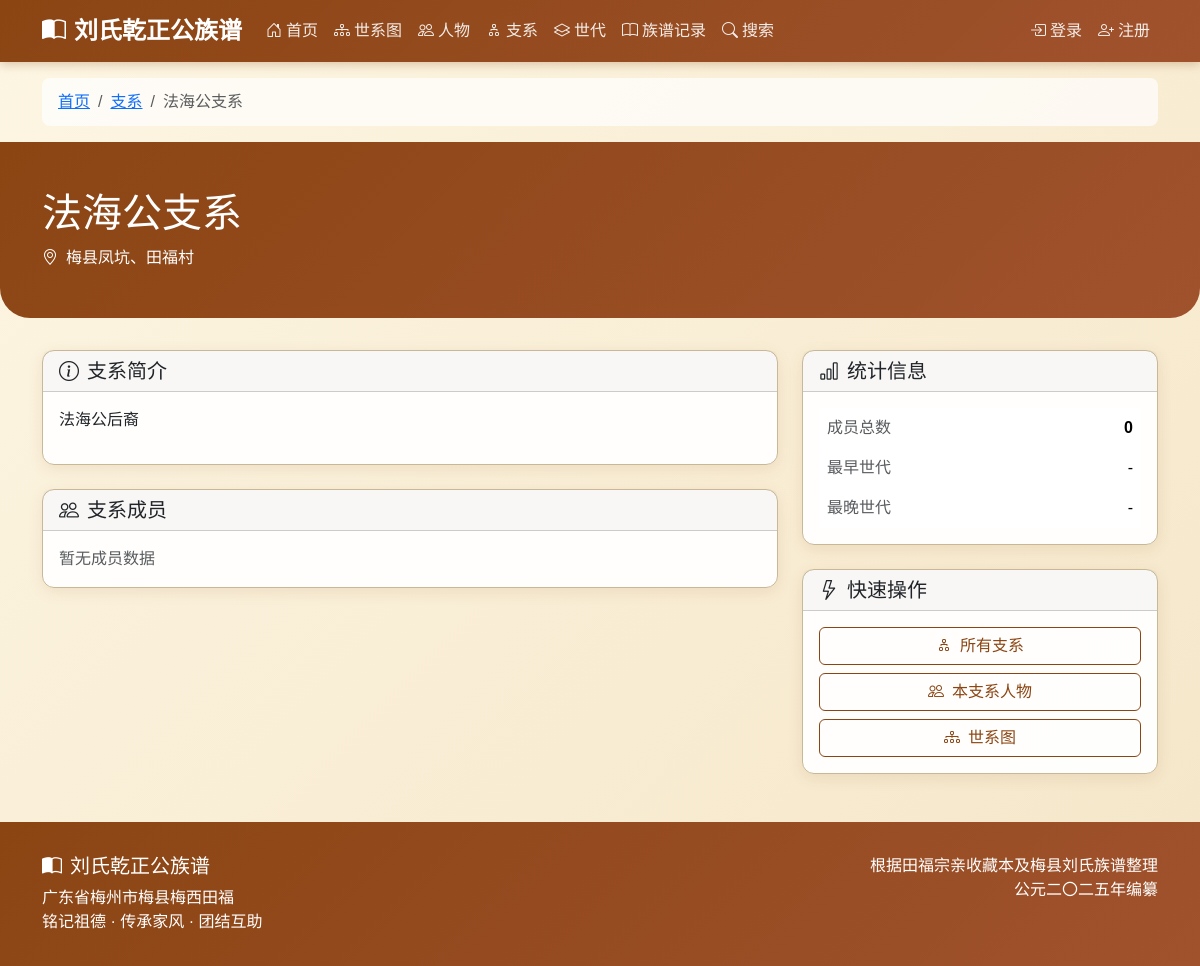
The app's page /branch/25/, older data.
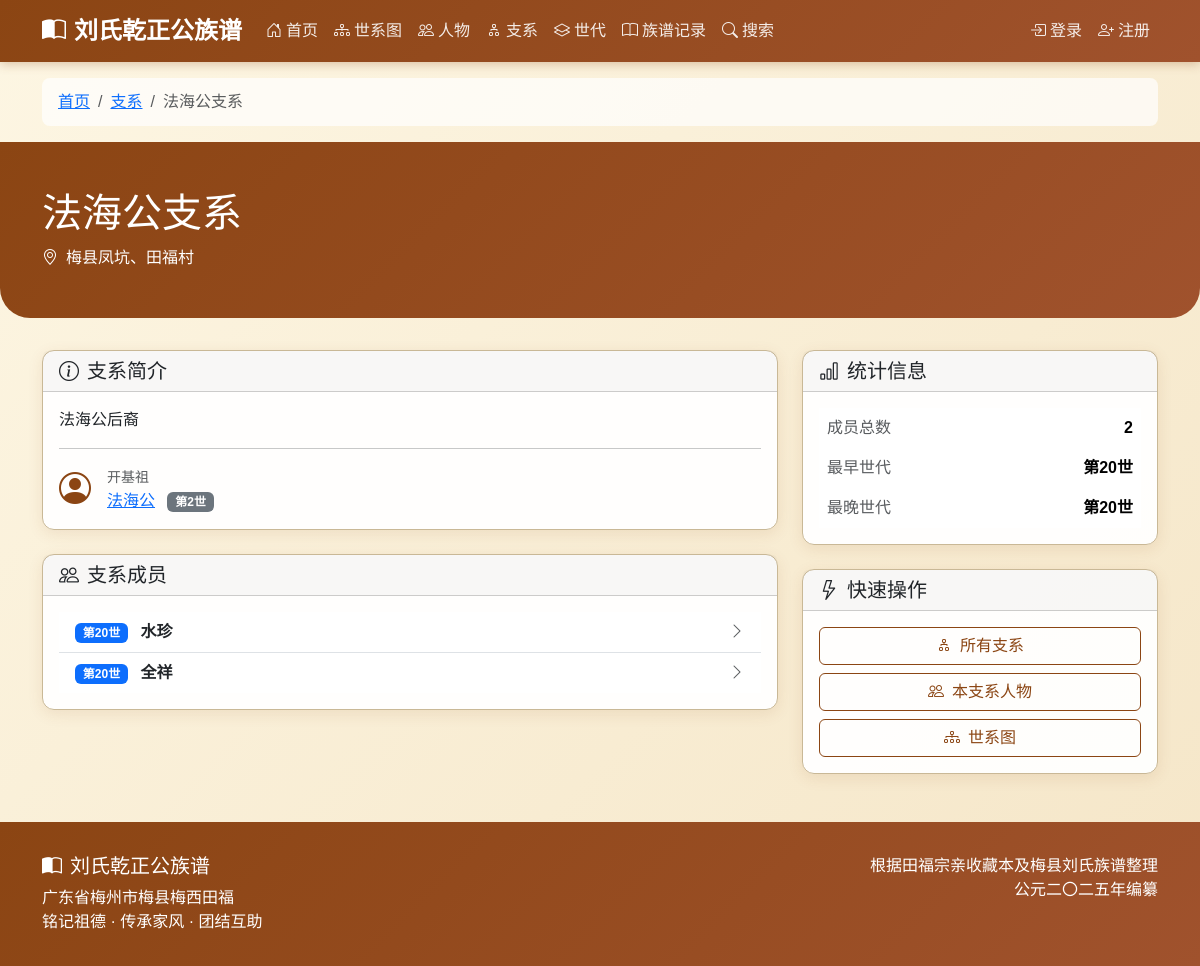
The same page, newer data.
### genealogy/models.py (models this page shows, shortened)
class Branch(models.Model):
    name = models.CharField(max_length=100, verbose_name='支系名称')
    founder = models.ForeignKey(
        'Person',
        on_delete=models.SET_NULL,
        null=True,
        blank=True,
        related_name='founded_branch',
        verbose_name='开基祖'
    )
    description = models.TextField(blank=True, verbose_name='描述')
    location = models.CharField(max_length=200, blank=True, verbose_name='分布地区')
    class Meta:
        verbose_name = '支系'
        verbose_name_plural = '支系'

class Person(models.Model):
    GENDER_CHOICES = [
        ('M', '男'),
        ('F', '女'),
    ]
    name = models.CharField(max_length=100, verbose_name='姓名')
    courtesy_name = models.CharField(max_length=100, blank=True, verbose_name='字')
    art_name = models.CharField(max_length=100, blank=True, verbose_name='号')
    alias = models.CharField(max_length=100, blank=True, verbose_name='别名')
    generation_char = models.CharField(max_length=10, blank=True, verbose_name='辈份字')
    gender = models.CharField(max_length=1, choices=GENDER_CHOICES, default='M', verbose_name='性别', help_text='性别变动后需要先保存，然后重新加载页面以更新配偶关系选项')
    is_outsider = models.BooleanField(default=False, verbose_name='是否为外族配偶', help_text='外族配偶状态变动后，世代选项会自动更新；若需更新配偶关系选项，请保存并重新加载页面')
    generation = models.ForeignKey(
        Generation,
        on_delete=models.CASCADE,
        related_name='persons',
        verbose_name='世代',
        null=True,
        blank=True
    )
    father = models.ForeignKey(
        'self',
        on_delete=models.SET_NULL,
        null=True,
        blank=True,
        related_name='children_as_father',
        verbose_name='父亲',
        limit_choices_to={'gender': 'M'}
    )
    mother = models.ForeignKey(
        'self',
        on_delete=models.SET_NULL,
        null=True,
        blank=True,
        related_name='children_as_mother',
        verbose_name='母亲',
        limit_choices_to={'gender': 'F'}
    )
    spouses = models.ManyToManyField(
        'self',
        through='SpouseRelation',
        through_fields=('husband', 'wife'),
        symmetrical=False,
        related_name='partners',
        blank=True,
        verbose_name='配偶'
    )
    branch = models.ForeignKey(
        Branch,
        on_delete=models.SET_NULL,
        null=True,
        blank=True,
        related_name='members',
        verbose_name='所属支系'
    )
    birth_year = models.IntegerField(null=True, blank=True, verbose_name='出生年份')
    death_year = models.IntegerField(null=True, blank=True, verbose_name='逝世年份')
    birth_place = models.CharField(max_length=200, blank=True, verbose_name='出生地')
    burial_place = models.CharField(max_length=300, blank=True, verbose_name='葬地')
    burial_fengshui = models.CharField(max_length=200, blank=True, verbose_name='墓形/风水')
    burial_direction = models.CharField(max_length=100, blank=True, verbose_name='坐向')
    biography = models.TextField(blank=True, verbose_name='生平简介')
    achievements = models.TextField(blank=True, verbose_name='主要事迹')
    descendants_location = models.TextField(blank=True, verbose_name='后裔分布')
    notes = models.TextField(blank=True, verbose_name='备注')
    order = models.IntegerField(default=0, verbose_name='排序')
    avatar = models.ImageField(
        upload_to='avatars/',
        blank=True,
        null=True,
        verbose_name='头像',
        validators=[validate_image_extension, validate_file_size]
    )
    related_user = models.OneToOneField(
        User,
        on_delete=models.SET_NULL,
        null=True,
        blank=True,
        related_name='related_person',
        verbose_name='关联用户'
    )
    account_status = models.CharField(
        max_length=20,
        choices=[
            ('active', '激活'),
            ('inactive', '未激活'),
            ('disabled', '禁用'),
        ],
        default='inactive',
        verbose_name='账号状态'
    )
    created_at = models.DateTimeField(auto_now_add=True, verbose_name='创建时间')
    updated_at = models.DateTimeField(auto_now=True, verbose_name='更新时间')
    created_by = models.ForeignKey(
        User,
        on_delete=models.SET_NULL,
        null=True,
        blank=True,
        related_name='created_persons',
        verbose_name='创建者'
    )
    class Meta:
        verbose_name = '人物'
        verbose_name_plural = '人物'
        ordering = ['generation__number', 'order', 'id']
    def get_absolute_url(self):
        return reverse('genealogy:person_detail', kwargs={'pk': self.pk})
    def has_avatar(self):
        """是否有头像"""
        return bool(self.avatar)
    has_avatar.short_description = '有头像'
    has_avatar.boolean = True

class Generation(models.Model):
    number = models.IntegerField(verbose_name='世代数')
    is_spouse = models.BooleanField(default=False, verbose_name='是否为配偶世代')
    name = models.CharField(max_length=50, blank=True, verbose_name='世代名称')
    description = models.TextField(blank=True, verbose_name='描述')
    class Meta:
        verbose_name = '世代'
        verbose_name_plural = '世代'
        ordering = ['number', 'is_spouse']
        unique_together = ['number', 'is_spouse']

### genealogy/views.py (the view)
# urls.py: path('branch/<int:pk>/', views.BranchDetailView.as_view(), name='branch_detail'),
class BranchDetailView(DetailView):
    model = Branch
    template_name = 'genealogy/branch_detail.html'
    context_object_name = 'branch'
    def get_context_data(self, **kwargs):
        context = super().get_context_data(**kwargs)
        branch = self.object
        context['members'] = Person.objects.filter(
            branch=branch
        ).select_related('generation').order_by('generation__number')
        return context

### templates/genealogy/branch_detail.html (shortened to what the changed rows need)
{% extends 'base.html' %}
{% block content %}
<div class="container mt-3">
    <nav aria-label="breadcrumb">
        <ol class="breadcrumb">
            <li class="breadcrumb-item"><a href="{% url 'genealogy:home' %}">首页</a></li>
            <li class="breadcrumb-item"><a href="{% url 'genealogy:branch_list' %}">支系</a></li>
            <li class="breadcrumb-item active">{{ branch.name }}</li>
        </ol>
    </nav>
</div>
<div class="page-header">
    <div class="container">
        <h1 class="serif">{{ branch.name }}</h1>
        {% if branch.location %}
        <p class="mb-0"><i class="bi bi-geo-alt me-2"></i>{{ branch.location }}</p>
        {% endif %}
    </div>
</div>
<div class="container">
    <div class="row">
        <div class="col-lg-8">
            <div class="card mb-4">
                <div class="card-body">
                    {% if branch.description %}
                    <p>{{ branch.description }}</p>
                    {% else %}
                    <p class="text-muted">暂无简介</p>
                    {% endif %}
                    {% if branch.founder %}
                    <hr>
                    <div class="d-flex align-items-center">
                        <i class="bi bi-person-circle me-3" style="font-size: 2rem; color: var(--primary-color);"></i>
                        <div>
                            <small class="text-muted">开基祖</small>
                            <p class="mb-0">
                                <a href="{{ branch.founder.get_absolute_url }}">{{ branch.founder.name }}</a>
                                <span class="badge bg-secondary ms-2">第{{ branch.founder.generation.number }}世</span>
                            </p>
                        </div>
                    </div>
                    {% endif %}
                </div>
            </div>
            <div class="card">
                <div class="card-body">
                    {% if members %}
                    <div class="list-group list-group-flush">
                        {% for person in members %}
                        <a href="{{ person.get_absolute_url }}" class="list-group-item list-group-item-action d-flex justify-content-between align-items-center">
                            <div>
                                <span class="badge bg-primary me-2">第{{ person.generation.number }}世</span>
                                <strong>{{ person.name }}</strong>
                            </div>
                            <i class="bi bi-chevron-right text-muted"></i>
                        </a>
                        {% endfor %}
                    </div>
                    {% else %}
                    <p class="text-muted mb-0">暂无成员数据</p>
                    {% endif %}
                </div>
            </div>
        </div>
        <div class="col-lg-4">
            <div class="card mb-4">
                <div class="card-body">
                    <table class="table table-borderless mb-0">
                        <tbody>
                            <tr>
                                <td class="text-end"><strong>{{ members|length }}</strong></td>
                            </tr>
                            <tr>
                                <td class="text-muted">最早世代</td>
                                <td class="text-end">
                                    {% if members %}
                                    <strong>第{{ members.first.generation.number }}世</strong>
                                    {% else %}-{% endif %}
                                </td>
                            </tr>
                            <tr>
                                <td class="text-muted">最晚世代</td>
                                <td class="text-end">
                                    {% if members %}
                                    <strong>第{{ members.last.generation.number }}世</strong>
                                    {% else %}-{% endif %}
                                </td>
                            </tr>
                        </tbody>
                    </table>
                </div>
            </div>
        </div>
    </div>
</div>
{% endblock %}

Row changes from the older to the newer data that the page shows:
changed Branch "法海公支系": founder_id empty → 366 (drawn); founder.name (not shown) → "法海公"; founder.generation.number (not shown) → "2"
now on this page (row edited): Person: generation.number "20", name "水珍", first.generation.number "20", last.generation.number "20"
now on this page (row edited): Person: generation.number "20", name "全祥"
Text that changed along with them:
{{ members|length }}: "0" → "2"
text no longer shown: "暂无成员数据 - -"
text now shown: "开基祖 第 世 第 世 第 世"
